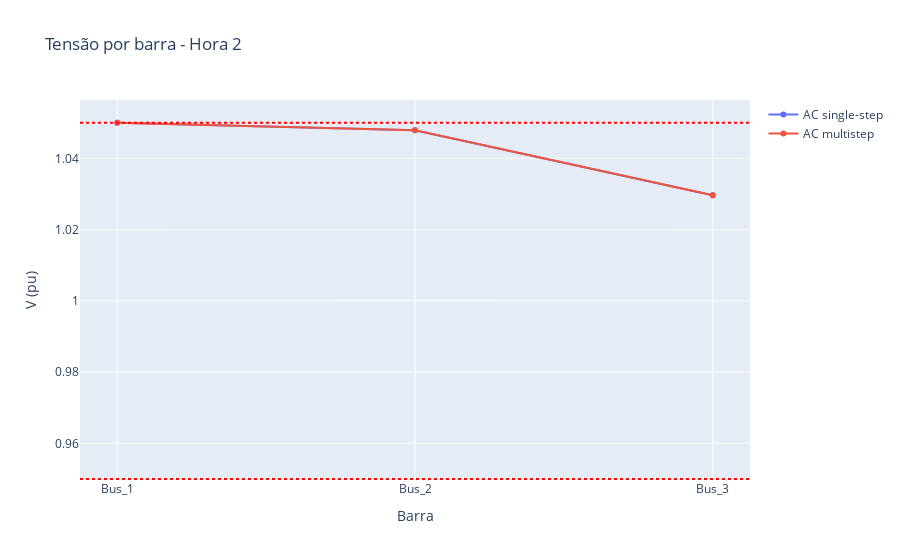
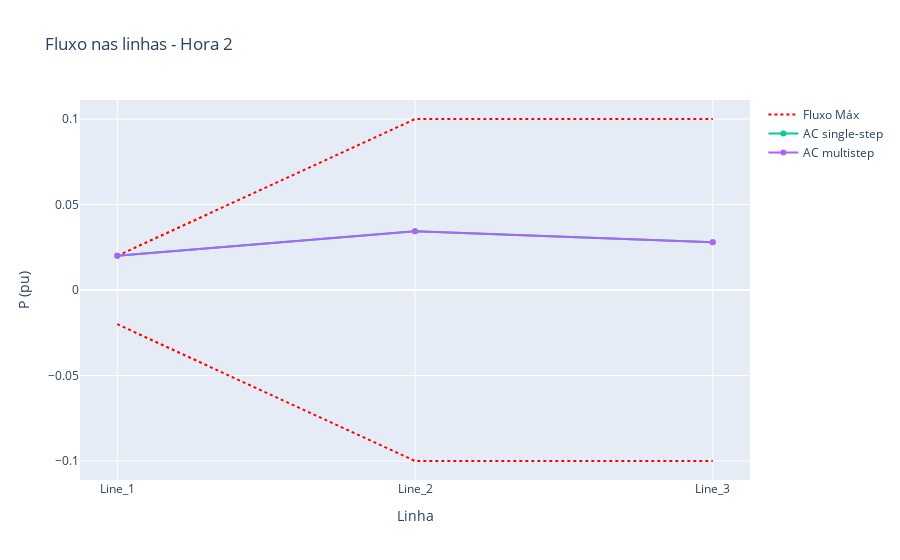

The notebook cell saved with these charts, in order:
### Code cell
# Comparação com AC MultiStep em um único solve
from optimal_power_flow.studies.ac_multistep import OPFACMultiStep

h_plot_ms = 2  # use o mesmo índice que h_plot (0-based)
net_ms = B3()
opf_ms = OPFACMultiStep(net_ms, periods=H)

# Injeta perfis no multistep
for load in net_ms.loads:
    opf_ms.set_load_series(load.name, load_profile_base * load.p_pu)
for wnd in net_ms.wind_generators:
    opf_ms.set_wind_series(wnd.name, wind_profile_base * wnd.p_max_pu)

opf_ms.build_multistep_model()
res_ms = opf_ms.solve_multistep(solver_name="ipopt", time_limit=300, tee=False)
dfs_ms = opf_ms.extract_results_dataframe()

# Tensões por barra (hora h_plot_ms)
bus_ms = dfs_ms["bus"][dfs_ms["bus"]["time"] == h_plot_ms]
v_ms = bus_ms.sort_values("id")["v_pu"].to_numpy()
bus_names_ms = bus_ms.sort_values("id")["id"].to_list()

fig_v = go.Figure()
fig_v.add_trace(go.Scatter(x=bus_names, y=v_ac[h_plot_ms], mode="lines+markers", name="AC single-step"))
fig_v.add_trace(go.Scatter(x=bus_names_ms, y=v_ms, mode="lines+markers", name="AC multistep"))
fig_v.add_hline(y=0.95, line_dash="dot", line_color="red")
fig_v.add_hline(y=1.05, line_dash="dot", line_color="red")
fig_v.update_layout(title=f"Tensão por barra - Hora {h_plot_ms}", xaxis_title="Barra", yaxis_title="V (pu)")
fig_v.show()

# Fluxo nas linhas (hora h_plot_ms)
line_ms = dfs_ms["line"][dfs_ms["line"]["time"] == h_plot_ms]
f_ms = line_ms.sort_values("id")["p_flow_pu"].to_numpy()
line_names_ms = line_ms.sort_values("id")["id"].to_list()
limits_ms = np.array([l.flow_max_pu for l in net_ms.lines])

fig_f = go.Figure()
fig_f.add_trace(go.Scatter(x=line_names, y=limits_ms, mode="lines", name="Fluxo Máx", line=dict(color="red", dash="dot")))
fig_f.add_trace(go.Scatter(x=line_names, y=-limits_ms, mode="lines", name="Fluxo Mín", line=dict(color="red", dash="dot"), showlegend=False))
fig_f.add_trace(go.Scatter(x=line_names, y=f_ac[h_plot_ms], mode="lines+markers", name="AC single-step"))
fig_f.add_trace(go.Scatter(x=line_names_ms, y=f_ms, mode="lines+markers", name="AC multistep"))
fig_f.update_layout(title=f"Fluxo nas linhas - Hora {h_plot_ms}", xaxis_title="Linha", yaxis_title="P (pu)")
fig_f.show()

### Figure 1 — Plotly figure (JSON) as saved in the notebook; plotly's stock layout.template omitted (floating-point values rounded to 4 significant figures)
{"data": [{"mode": "lines+markers", "name": "AC single-step", "type": "scatter", "x": ["Bus_1", "Bus_2", "Bus_3"], "y": [1.05, 1.048, 1.03]}, {"mode": "lines+markers", "name": "AC multistep", "type": "scatter", "x": ["Bus_1", "Bus_2", "Bus_3"], "y": [1.05, 1.048, 1.03]}], "layout": {"shapes": [{"line": {"color": "red", "dash": "dot"}, "type": "line", "x0": 0, "x1": 1, "xref": "x domain", "y0": 0.95, "y1": 0.95, "yref": "y"}, {"line": {"color": "red", "dash": "dot"}, "type": "line", "x0": 0, "x1": 1, "xref": "x domain", "y0": 1.05, "y1": 1.05, "yref": "y"}], "title": {"text": "Tensão por barra - Hora 2"}, "xaxis": {"title": {"text": "Barra"}}, "yaxis": {"title": {"text": "V (pu)"}}}}

### Figure 2 — Plotly figure (JSON) as saved in the notebook; plotly's stock layout.template omitted (floating-point values rounded to 4 significant figures)
{"data": [{"line": {"color": "red", "dash": "dot"}, "mode": "lines", "name": "Fluxo Máx", "type": "scatter", "x": ["Line_1", "Line_2", "Line_3"], "y": [0.02, 0.1, 0.1]}, {"line": {"color": "red", "dash": "dot"}, "mode": "lines", "name": "Fluxo Mín", "showlegend": false, "type": "scatter", "x": ["Line_1", "Line_2", "Line_3"], "y": [-0.02, -0.1, -0.1]}, {"mode": "lines+markers", "name": "AC single-step", "type": "scatter", "x": ["Line_1", "Line_2", "Line_3"], "y": [0.02, 0.03433, 0.02796]}, {"mode": "lines+markers", "name": "AC multistep", "type": "scatter", "x": ["Line_1", "Line_2", "Line_3"], "y": [0.02, 0.03433, 0.02796]}], "layout": {"title": {"text": "Fluxo nas linhas - Hora 2"}, "xaxis": {"title": {"text": "Linha"}}, "yaxis": {"title": {"text": "P (pu)"}}}}
